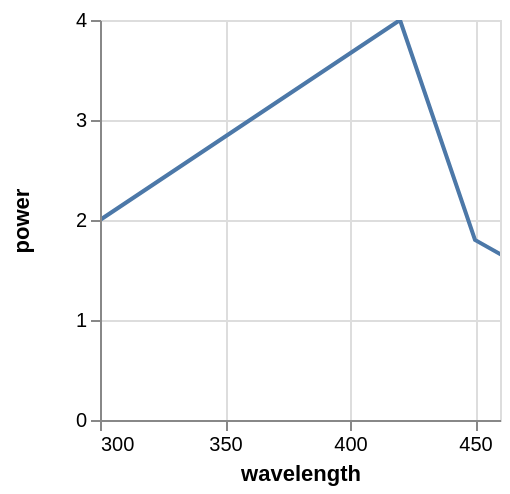

Here is the Vega-Lite specification saved for this chart:
### Vega specification from a JSON file in a GitHub repository (floating-point values rounded to 4 significant figures)
{"$schema": "https://vega.github.io/schema/vega/v3.0.json", "autosize": "pad", "padding": 5, "width": 200, "height": 200, "style": "cell", "data": [{"name": "source_0", "values": [{"wavelength": 250, "power": 1}, {"wavelength": 300, "power": 2}, {"wavelength": 420, "power": 4}, {"wavelength": 450, "power": 1.8}, {"wavelength": 500, "power": 1.1}]}, {"name": "data_0", "source": "source_0", "transform": [{"type": "formula", "expr": "toNumber(datum[\"wavelength\"])", "as": "wavelength"}, {"type": "formula", "expr": "toNumber(datum[\"power\"])", "as": "power"}]}], "marks": [{"name": "marks", "type": "line", "clip": true, "style": ["line"], "sort": {"field": "datum[\"wavelength\"]", "order": "descending"}, "from": {"data": "data_0"}, "encode": {"update": {"stroke": {"value": "#4c78a8"}, "x": {"scale": "x", "field": "wavelength"}, "y": {"scale": "y", "field": "power"}, "defined": {"signal": "datum[\"wavelength\"] !== null && !isNaN(datum[\"wavelength\"]) && datum[\"power\"] !== null && !isNaN(datum[\"power\"])"}}}}], "scales": [{"name": "x", "type": "linear", "domain": [300, 450], "range": [0, {"signal": "width"}], "nice": true, "zero": false}, {"name": "y", "type": "linear", "domain": {"data": "data_0", "field": "power"}, "range": [{"signal": "height"}, 0], "nice": true, "zero": true}], "axes": [{"scale": "x", "orient": "bottom", "title": "wavelength", "labelFlush": true, "labelOverlap": true, "tickCount": {"signal": "ceil(width/40)"}, "zindex": 1}, {"scale": "x", "orient": "bottom", "grid": true, "tickCount": {"signal": "ceil(width/40)"}, "gridScale": "y", "domain": false, "labels": false, "maxExtent": 0, "minExtent": 0, "ticks": false, "zindex": 0}, {"scale": "y", "orient": "left", "title": "power", "labelOverlap": true, "tickCount": {"signal": "ceil(height/40)"}, "zindex": 1}, {"scale": "y", "orient": "left", "grid": true, "tickCount": {"signal": "ceil(height/40)"}, "gridScale": "x", "domain": false, "labels": false, "maxExtent": 0, "minExtent": 0, "ticks": false, "zindex": 0}], "config": {"axisY": {"minExtent": 30}, "style": {"line": {"strokeCap": "square"}}}}
